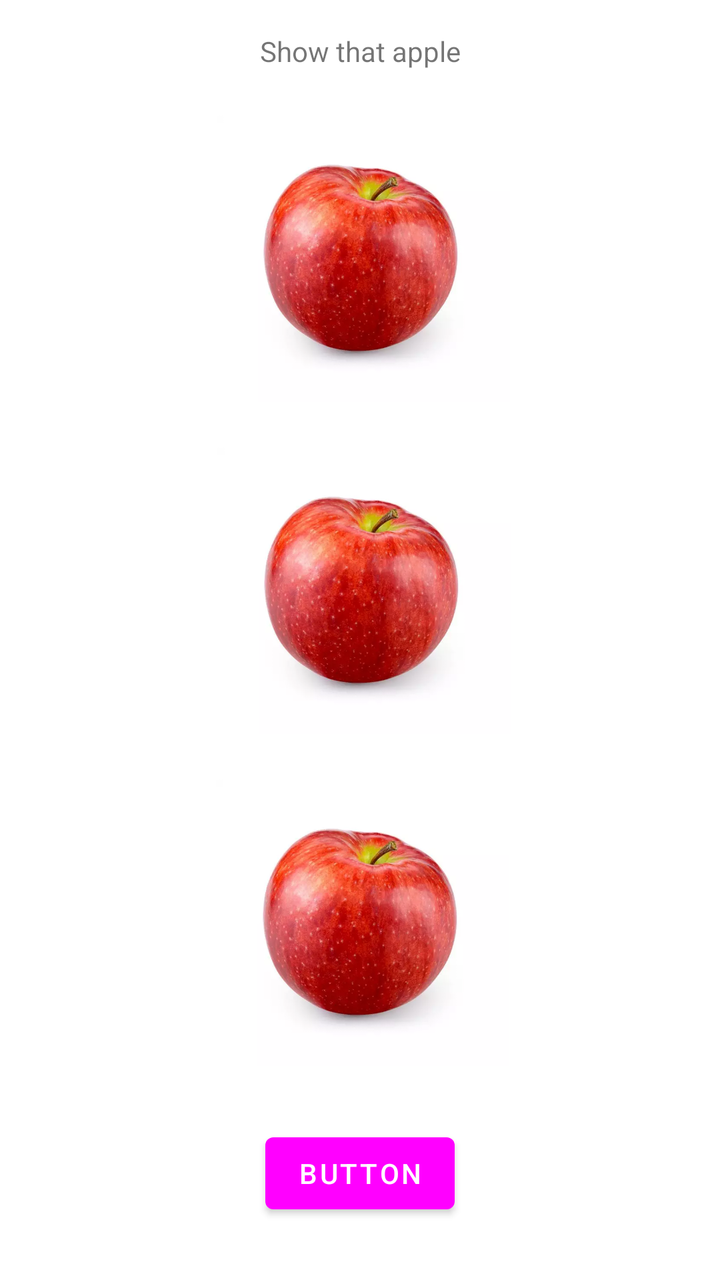
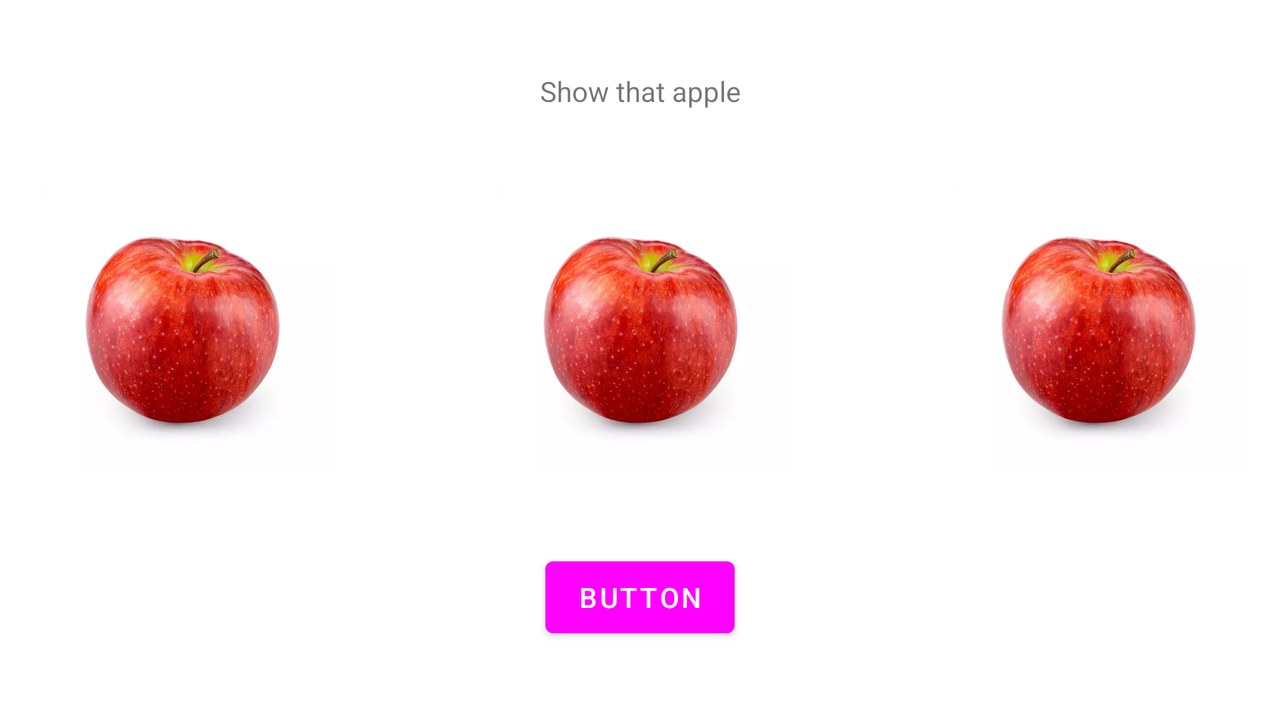

First picture: res/layout/ on a phone held upright. Second picture: the repository's own variant of that layout, on a device whose configuration matches the variant's folder. Source for both follows.
<!-- AndroidManifest.xml: application theme Theme.MyMultipleScreen -->
<!-- res/layout/activity_life_cycle.xml -->
<?xml version="1.0" encoding="utf-8"?>
<androidx.constraintlayout.widget.ConstraintLayout xmlns:android="http://schemas.android.com/apk/res/android"
    xmlns:app="http://schemas.android.com/apk/res-auto"
    xmlns:tools="http://schemas.android.com/tools"
    android:layout_width="match_parent"
    android:layout_height="match_parent"
    tools:context=".LifeCycleActivity">

    <TextView
        android:id="@+id/tvDisplay"
        android:layout_width="wrap_content"
        android:layout_height="wrap_content"
        android:layout_marginTop="16dp"
        android:text="Show that apple"
        app:layout_constraintEnd_toEndOf="parent"
        app:layout_constraintStart_toStartOf="parent"
        app:layout_constraintTop_toTopOf="parent" />

    <ImageView
        android:id="@+id/imageView1"
        android:layout_width="150dp"
        android:layout_height="150dp"
        android:layout_marginTop="16dp"
        app:layout_constraintEnd_toEndOf="parent"
        app:layout_constraintStart_toStartOf="parent"
        app:layout_constraintTop_toBottomOf="@+id/tvDisplay"
        app:srcCompat="@drawable/apple" />

    <ImageView
        android:id="@+id/imageView2"
        android:layout_width="150dp"
        android:layout_height="150dp"
        android:layout_marginTop="16dp"
        app:layout_constraintEnd_toEndOf="parent"
        app:layout_constraintHorizontal_bias="0.498"
        app:layout_constraintStart_toStartOf="parent"
        app:layout_constraintTop_toBottomOf="@+id/imageView3"
        app:srcCompat="@drawable/apple" />

    <ImageView
        android:id="@+id/imageView3"
        android:layout_width="150dp"
        android:layout_height="150dp"
        android:layout_marginTop="16dp"
        app:layout_constraintEnd_toEndOf="parent"
        app:layout_constraintHorizontal_bias="0.501"
        app:layout_constraintStart_toStartOf="parent"
        app:layout_constraintTop_toBottomOf="@+id/imageView1"
        app:srcCompat="@drawable/apple" />

    <Button
        android:id="@+id/btnDraw"
        android:layout_width="wrap_content"
        android:layout_height="wrap_content"
        android:text="Button"
        app:layout_constraintBottom_toBottomOf="parent"
        app:layout_constraintEnd_toEndOf="parent"
        app:layout_constraintStart_toStartOf="parent"
        app:layout_constraintTop_toBottomOf="@+id/imageView2" />
</androidx.constraintlayout.widget.ConstraintLayout>
<!-- resources referenced by this layout -->
<resources>
  <!-- drawable apple: webp bitmap (drawable, 18930 bytes) -->
  <style name="Theme.MyMultipleScreen" parent="Theme.MaterialComponents.DayNight.DarkActionBar">
          
          <item name="colorPrimary">@color/primary</item>
          <item name="colorPrimaryVariant">@color/primary_dark</item>
          <item name="colorOnPrimary">@color/white</item>
          
          <item name="colorSecondary">@color/accent</item>
          <item name="colorSecondaryVariant">@color/accent</item>
          <item name="colorOnSecondary">@color/white</item>
          
          <item name="android:statusBarColor" tools:targetApi="l">?attr/colorPrimaryVariant</item>
          
      </style>
</resources>
<!-- res/layout-land/activity_life_cycle.xml (the repository's variant of the layout above) -->
<!-- drawn on the phone turned sideways -->
<?xml version="1.0" encoding="utf-8"?>
<androidx.constraintlayout.widget.ConstraintLayout xmlns:android="http://schemas.android.com/apk/res/android"
    xmlns:app="http://schemas.android.com/apk/res-auto"
    xmlns:tools="http://schemas.android.com/tools"
    android:layout_width="match_parent"
    android:layout_height="match_parent"
    tools:context=".LifeCycleActivity">

    <TextView
        android:id="@+id/tvDisplay"
        android:layout_width="wrap_content"
        android:layout_height="wrap_content"
        android:layout_marginTop="36dp"
        android:text="Show that apple"
        app:layout_constraintEnd_toEndOf="parent"
        app:layout_constraintStart_toStartOf="parent"
        app:layout_constraintTop_toTopOf="parent" />

    <ImageView
        android:id="@+id/imageView1"
        android:layout_width="150dp"
        android:layout_height="150dp"
        android:layout_marginStart="16dp"
        android:layout_marginTop="32dp"
        app:layout_constraintStart_toStartOf="parent"
        app:layout_constraintTop_toBottomOf="@+id/tvDisplay"
        app:srcCompat="@drawable/apple" />

    <ImageView
        android:id="@+id/imageView2"
        android:layout_width="150dp"
        android:layout_height="150dp"
        android:layout_marginEnd="16dp"
        app:layout_constraintEnd_toEndOf="parent"
        app:layout_constraintTop_toTopOf="@+id/imageView3"
        app:srcCompat="@drawable/apple" />

    <ImageView
        android:id="@+id/imageView3"
        android:layout_width="150dp"
        android:layout_height="150dp"
        app:layout_constraintEnd_toEndOf="parent"
        app:layout_constraintStart_toStartOf="parent"
        app:layout_constraintTop_toTopOf="@+id/imageView1"
        app:srcCompat="@drawable/apple" />

    <Button
        android:id="@+id/btnDraw"
        android:layout_width="wrap_content"
        android:layout_height="wrap_content"
        android:text="Button"
        app:layout_constraintBottom_toBottomOf="parent"
        app:layout_constraintEnd_toEndOf="parent"
        app:layout_constraintStart_toStartOf="parent"
        app:layout_constraintTop_toBottomOf="@+id/imageView3" />
</androidx.constraintlayout.widget.ConstraintLayout>
